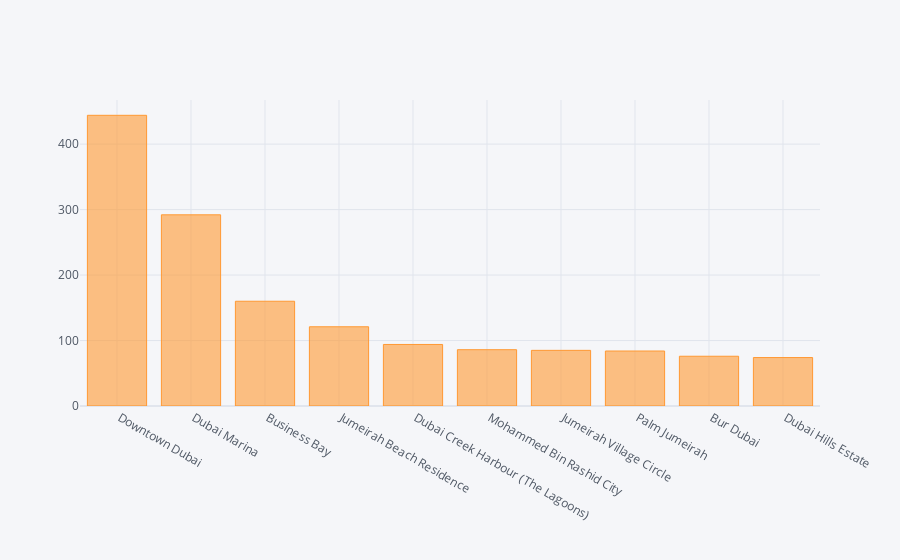

Write notebook code for a chart like this one.
### Code cell
#Top 10 area with most two bed apartments
area_with_most_two_bed_apartments = df1[df1["no_beds"] == 2]["area.name"].sort_values(ascending=False).value_counts()[:10]
area_with_most_two_bed_apartments.iplot(kind="bar")

### Figure 1 — Plotly figure (JSON) as saved in the notebook; plotly's stock layout.template omitted (floating-point values rounded to 4 significant figures)
{"data": [{"marker": {"color": "rgba(255, 153, 51, 0.6)", "line": {"color": "rgba(255, 153, 51, 1.0)", "width": 1}}, "name": "area.name", "orientation": "v", "text": "", "x": [" Downtown Dubai", " Dubai Marina", " Business Bay", " Jumeirah Beach Residence", " Dubai Creek Harbour (The Lagoons)", " Mohammed Bin Rashid City", " Jumeirah Village Circle", " Palm Jumeirah", " Bur Dubai", " Dubai Hills Estate"], "y": [444, 292, 160, 121, 94, 86, 85, 84, 76, 74], "type": "bar"}], "layout": {"legend": {"bgcolor": "#F5F6F9", "font": {"color": "#4D5663"}}, "paper_bgcolor": "#F5F6F9", "plot_bgcolor": "#F5F6F9", "title": {"font": {"color": "#4D5663"}}, "xaxis": {"gridcolor": "#E1E5ED", "showgrid": true, "tickfont": {"color": "#4D5663"}, "title": {"font": {"color": "#4D5663"}, "text": ""}, "zerolinecolor": "#E1E5ED"}, "yaxis": {"gridcolor": "#E1E5ED", "showgrid": true, "tickfont": {"color": "#4D5663"}, "title": {"font": {"color": "#4D5663"}, "text": ""}, "zerolinecolor": "#E1E5ED"}}}
